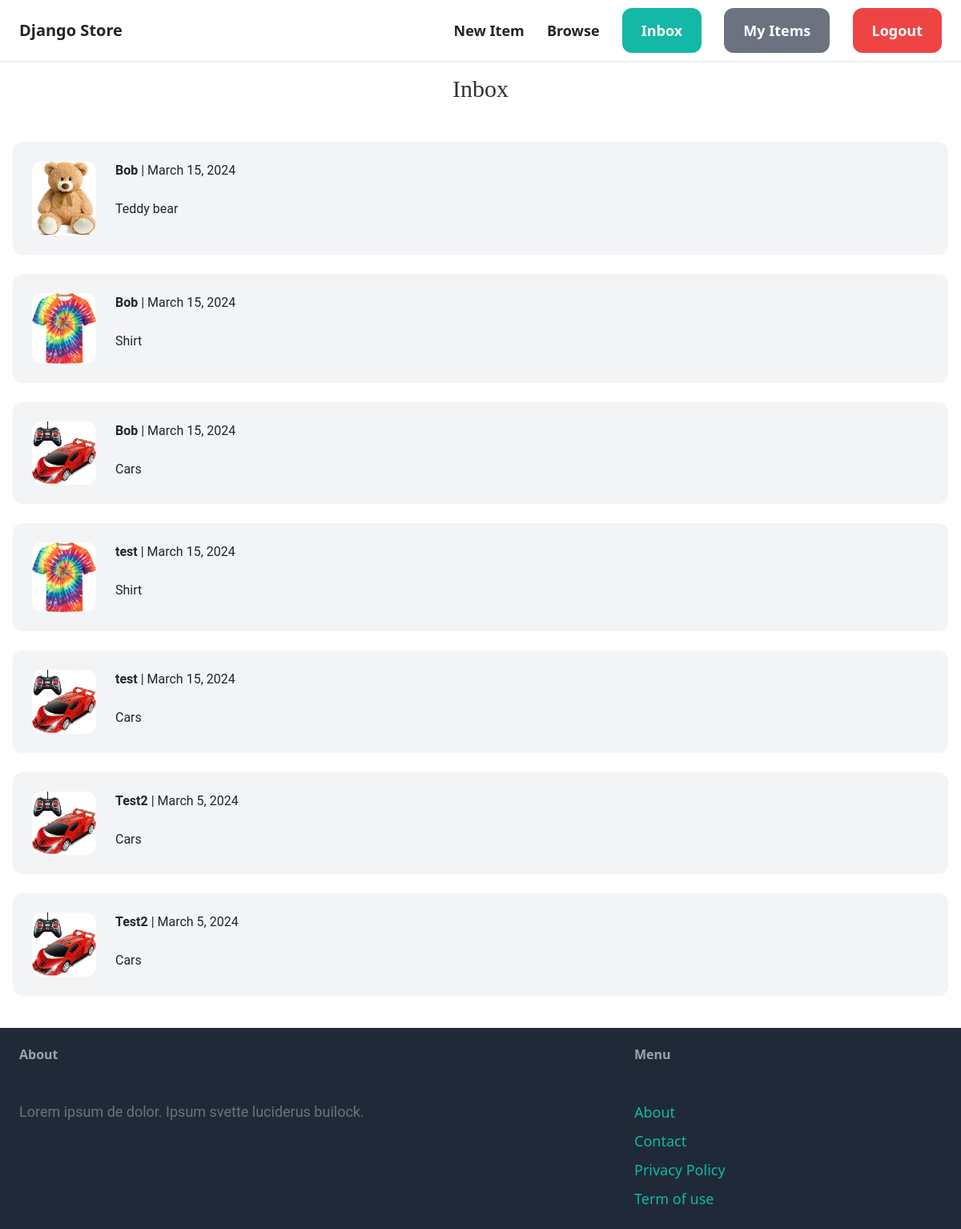
The page /inbox/ (signed in) on the database its author committed.
### conversation/models.py (models this page shows)
class Conversation(models.Model):
    item = models.ForeignKey(Item, related_name='conversations', on_delete=models.CASCADE)
    members = models.ManyToManyField(User, related_name='conversations')
    created_at = models.DateTimeField(auto_now_add=True)
    modified_at = models.DateField(auto_now_add=True)
    class Meta:
        ordering = ('-modified_at',)

### item/models.py (models this page shows, shortened)
class Item(models.Model):
        name = models.CharField(max_length=255)
        description = models.TextField(blank=True, null=True)
        price = models.FloatField()
        is_sold = models.BooleanField(default=False)
        created_at = models.DateTimeField(auto_now_add=True)
        created_by = models.ForeignKey(User, related_name='items', on_delete=models.CASCADE)
        category = models.ForeignKey(Category, related_name='items', on_delete=models.CASCADE)
        image = models.ImageField(upload_to='item_images', blank=True, null=True)

### conversation/views.py (the view)
# urls.py: path('', views.inbox, name='inbox'),
@login_required
def inbox(request):
    conversations = Conversation.objects.filter(members__in=[request.user.id])
    return render(request, 'conversation/inbox.html', {
        'conversations': conversations
    })

### conversation/templates/conversation/inbox.html (shortened to what this page needs)
{% extends 'core/base.html' %}
{% block content %}
    <h1 class="mb-6 text-3xl">Inbox</h1>
    <div>
    {% for conversation in conversations %}
    <a href="{% url 'conversation:detail' conversation.id %}" class="m-1">
        <div class="p-6 flex bg-gray-100 rounded-xl">
            <div class="pr-6">
                <img src="{{ conversation.item.image.url }}" class="w-20 rounded-xl"/>
            </div>
        <div>
        {% for member in conversation.members.all %}
            {% if member != request.user %}
            <p class="mb-4"><strong>{{ member.username }}</strong> | {{ conversation.modified_at}}</p>
            <p>{{ conversation.item.name }}</p>
            {% endif %}
        {% endfor %}
    </div>
</div>
    </a>
    {% endfor%}
</div>
{% endblock %}

### core/templates/core/base.html (style rules this page uses)
h1 { font-size: 40px; font-family: Robto; font-weight: normal; color: rgb(50, 50, 50 ); text-align: center; }
p { font-family: Roboto; color: (80,80,80); }

### rows shown on the page
Conversation: item.image (picture), modified_at "March 15, 2024", item.name "Teddy bear"
Conversation: item.image (picture), modified_at "March 15, 2024", item.name "Shirt"
Conversation: item.image (picture), modified_at "March 15, 2024", item.name "Cars"
Conversation: item.image (picture), modified_at "March 15, 2024", item.name "Shirt"
Conversation: item.image (picture), modified_at "March 15, 2024", item.name "Cars"
Conversation: item.image (picture), modified_at "March 5, 2024", item.name "Cars"
Conversation: item.image (picture), modified_at "March 5, 2024", item.name "Cars"

### other values the page prints
{{ member.username }} "Bob"
{{ member.username }} "test"
{{ member.username }} "Test2"
